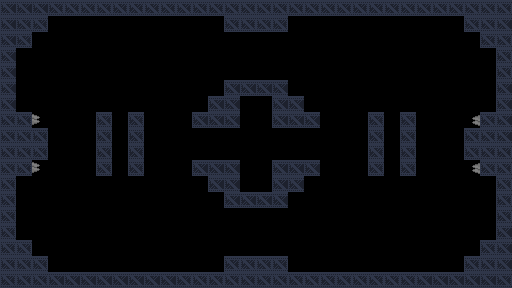

This game map was drawn from its Tiled (.tmx) file and the tilesets committed beside it. A one-line description and the full map source follow:
An orthogonal 32x18 tile map with 16x16 px tiles, 2 tile layers (background, details), 2 tilesets and 13 objects (4x gravity, 2x door_1, 2x door_2, spawn, goal, ...).

<map version="1.5" tiledversion="1.7.2" orientation="orthogonal" renderorder="right-down" width="32" height="18" tilewidth="16" tileheight="16" infinite="0" nextlayerid="4" nextobjectid="68">
 <properties>
  <property name="title" value="Symmetric choices" />
 </properties>
 <tileset firstgid="1" source="industrial.v2.tsx" />
 <tileset firstgid="1025" source="Dungeon Sprites.tsx" />
 <layer id="3" name="background" width="32" height="18">
  <data encoding="csv">
0,0,0,0,0,0,0,0,0,0,0,0,0,0,0,0,0,0,0,0,0,0,0,0,0,0,0,0,0,0,0,0,
0,0,0,0,0,0,0,0,0,0,0,0,0,0,0,0,0,0,0,0,0,0,0,0,0,0,0,0,0,0,0,0,
0,0,0,0,0,0,0,0,0,0,0,0,0,0,0,0,0,0,0,0,0,0,0,0,0,0,0,0,0,0,0,0,
0,0,0,0,0,0,0,0,0,0,0,0,0,0,0,0,0,0,0,0,0,0,0,0,0,0,0,0,0,0,0,0,
0,0,0,0,0,0,0,0,0,0,0,0,0,0,0,0,0,0,0,0,0,0,0,0,0,0,0,0,0,0,0,0,
0,0,0,0,0,0,0,0,0,0,0,0,0,0,0,0,0,0,0,0,0,0,0,0,0,0,0,0,0,0,0,0,
0,0,0,0,0,0,0,0,0,0,0,0,0,0,0,0,0,0,0,0,0,0,0,0,0,0,0,0,0,0,0,0,
0,0,0,0,0,0,0,0,0,0,0,0,0,0,0,0,0,0,0,0,0,0,0,0,0,0,0,0,0,0,0,0,
0,0,0,0,0,0,0,0,0,0,0,0,0,0,0,0,0,0,0,0,0,0,0,0,0,0,0,0,0,0,0,0,
0,0,0,0,0,0,0,0,0,0,0,0,0,0,0,0,0,0,0,0,0,0,0,0,0,0,0,0,0,0,0,0,
0,0,0,0,0,0,0,0,0,0,0,0,0,0,0,0,0,0,0,0,0,0,0,0,0,0,0,0,0,0,0,0,
0,0,0,0,0,0,0,0,0,0,0,0,0,0,0,0,0,0,0,0,0,0,0,0,0,0,0,0,0,0,0,0,
0,0,0,0,0,0,0,0,0,0,0,0,0,0,0,0,0,0,0,0,0,0,0,0,0,0,0,0,0,0,0,0,
0,0,0,0,0,0,0,0,0,0,0,0,0,0,0,0,0,0,0,0,0,0,0,0,0,0,0,0,0,0,0,0,
0,0,0,0,0,0,0,0,0,0,0,0,0,0,0,0,0,0,0,0,0,0,0,0,0,0,0,0,0,0,0,0,
0,0,0,0,0,0,0,0,0,0,0,0,0,0,0,0,0,0,0,0,0,0,0,0,0,0,0,0,0,0,0,0,
0,0,0,0,0,0,0,0,0,0,0,0,0,0,0,0,0,0,0,0,0,0,0,0,0,0,0,0,0,0,0,0,
0,0,0,0,0,0,0,0,0,0,0,0,0,0,0,0,0,0,0,0,0,0,0,0,0,0,0,0,0,0,0,0
</data>
 </layer>
 <layer id="1" name="details" width="32" height="18">
  <properties>
   <property name="physics" type="bool" value="true" />
  </properties>
  <data encoding="csv">
20,20,20,54,54,54,54,54,54,54,54,54,54,54,54,54,54,54,54,54,54,54,54,54,54,54,54,54,54,54,54,54,
20,54,54,0,0,0,0,0,0,0,0,0,0,0,54,54,54,54,0,0,0,0,0,0,0,0,0,0,0,54,54,20,
20,54,0,0,0,0,0,0,0,0,0,0,0,0,0,0,0,0,0,0,0,0,0,0,0,0,0,0,0,0,54,54,
20,0,0,0,0,0,0,0,0,0,0,0,0,0,0,0,0,0,0,0,0,0,0,0,0,0,0,0,0,0,0,54,
20,0,0,0,0,0,0,0,0,0,0,0,0,0,0,0,0,0,0,0,0,0,0,0,0,0,0,0,0,0,0,54,
20,0,0,0,0,0,0,0,0,0,0,0,0,0,20,20,20,20,0,0,0,0,0,0,0,0,0,0,0,0,0,20,
20,0,0,0,0,0,0,0,0,0,0,0,0,20,20,0,0,20,20,0,0,0,0,0,0,0,0,0,0,0,0,20,
54,54,2684355716,0,0,0,54,0,54,0,0,0,20,20,20,0,0,20,20,20,0,0,0,54,0,54,0,0,0,1610613892,54,20,
54,54,54,0,0,0,54,0,54,0,0,0,0,0,0,0,0,0,0,0,0,0,0,54,0,54,0,0,0,54,54,20,
54,54,54,0,0,0,54,0,54,0,0,0,0,0,0,0,0,0,0,0,0,0,0,54,0,54,0,0,0,54,54,54,
54,54,2684355716,0,0,0,54,0,54,0,0,0,20,20,20,0,0,20,20,20,0,0,0,54,0,54,0,0,0,1610613892,54,54,
54,0,0,0,0,0,0,0,0,0,0,0,0,20,20,0,0,20,20,0,0,0,0,0,0,0,0,0,0,0,0,54,
54,0,0,0,0,0,0,0,0,0,0,0,0,0,20,20,20,20,0,0,0,0,0,0,0,0,0,0,0,0,0,54,
54,0,0,0,0,0,0,0,0,0,0,0,0,0,0,0,0,0,0,0,0,0,0,0,0,0,0,0,0,0,0,54,
54,0,0,0,0,0,0,0,0,0,0,0,0,0,0,0,0,0,0,0,0,0,0,0,0,0,0,0,0,0,0,20,
54,54,0,0,0,0,0,0,0,0,0,0,0,0,0,0,0,0,0,0,0,0,0,0,0,0,0,0,0,0,54,20,
54,54,54,0,0,0,0,0,0,0,0,0,0,0,54,54,54,54,0,0,0,0,0,0,0,0,0,0,0,54,54,20,
54,54,54,20,20,20,20,20,20,20,20,54,54,54,54,54,54,54,54,54,54,54,54,54,54,54,20,20,20,20,20,54
</data>
 </layer>
 <objectgroup id="2" name="objects">
  <object id="2" name="spawn" gid="513" x="64" y="256" width="16" height="16" />
  <object id="36" name="goal" gid="1158" x="248" y="152" width="16" height="16" />
  <object id="40" name="gravity" gid="526" x="64" y="48" width="16" height="16" />
  <object id="41" name="gravity" gid="526" x="432" y="256" width="16" height="16" />
  <object id="42" name="gravity_constant" gid="330" x="432" y="48" width="16" height="16">
   <properties>
    <property name="constant" type="bool" value="true" />
   </properties>
  </object>
  <object id="43" name="gravity" gid="526" x="208" y="152" width="16" height="16" />
  <object id="44" name="gravity" gid="526" x="288" y="152" width="16" height="16" />
  <object id="46" name="door_1" gid="105" x="192" y="160" width="16" height="16">
   <properties>
    <property name="horizontal" type="bool" value="false" />
   </properties>
  </object>
  <object id="47" name="door_1" gid="105" x="192" y="144" width="16" height="16">
   <properties>
    <property name="horizontal" type="bool" value="false" />
   </properties>
  </object>
  <object id="48" name="door_2" gid="105" x="304" y="144" width="16" height="16">
   <properties>
    <property name="horizontal" type="bool" value="false" />
   </properties>
  </object>
  <object id="49" name="door_2" gid="105" x="304" y="160" width="16" height="16">
   <properties>
    <property name="horizontal" type="bool" value="false" />
   </properties>
  </object>
  <object id="50" name="switch_1" gid="262" x="248" y="80" width="16" height="16" />
  <object id="51" name="switch_2" gid="262" x="264" y="208" width="16" height="16" rotation="180" />
 </objectgroup>
</map>
